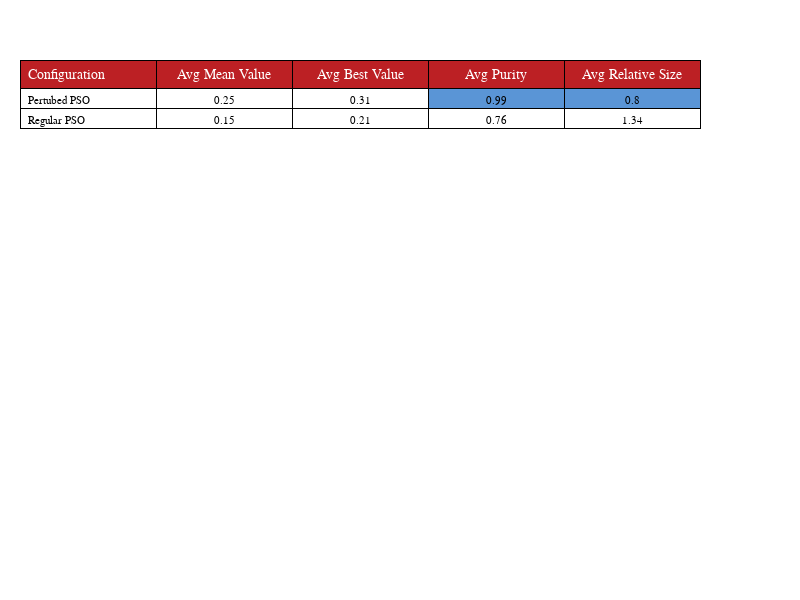

The cell this chart's notebook holds for it:
### Code cell
#pso30perttable
names = ["Configuration" "Avg Mean Value" "Avg Best Value" "Avg Purity" "Avg Relative Size"]
rows = ["Pertubed PSO" 0.25 0.31 0.990 0.80 
        "Regular PSO" 0.15 0.21 0.76 1.34 
]
colors = fill("white", size([names; rows]))
colors[1, 4:5] = fill(bestc, 2)
printtable(names, rows, colors)

### Figure 1 — Plotly figure (JSON) as saved in the notebook; plotly's stock layout.template omitted (floating-point values rounded to 4 significant figures)
{"data": [{"cells": {"align": ["left", "center"], "fill": {"color": [["white", "white", "white"], ["white", "white", "white"], ["white", "white", "white"], ["#5A95D6", "white", "white"], ["#5A95D6", "white", "white"]]}, "font": {"color": "black", "family": "Arial", "size": 11}, "line": {"color": "black", "width": 1}, "values": [["Pertubed PSO", "Regular PSO"], [0.25, 0.15], [0.31, 0.21], [0.99, 0.76], [0.8, 1.34]]}, "header": {"align": ["left", "center"], "fill": {"color": "#BC2024"}, "font": {"color": "white", "family": "Arial", "size": 14}, "line": {"color": "black", "width": 1}, "values": [["Configuration"], ["Avg Mean Value"], ["Avg Best Value"], ["Avg Purity"], ["Avg Relative Size"]]}, "type": "table"}], "layout": {"height": 600, "margin": {"b": 10, "l": 20, "r": 100, "t": 60}, "width": 800}}
